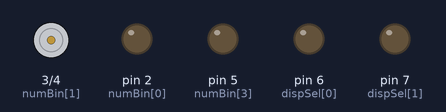
Bench run of a sketch on a simulated Arduino Uno, built with avr-gcc and run on an emulated ATmega328P. Shown: motor-driver pin pairs drawn as motors (green arrow = first pin HIGH = forward, orange = second pin HIGH = backward, longer = more drive), output pins drawn as LEDs (lit = HIGH). Random numbers use the default seed unless the sketch sets one.

Above: at 0.1 s.
At 7.6 s:
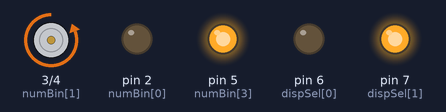
At 11.6 s:
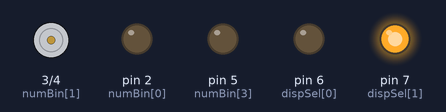
At 19.6 s:
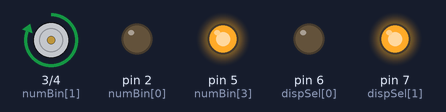
At 27.6 s:
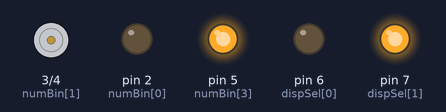
At 37.6 s:
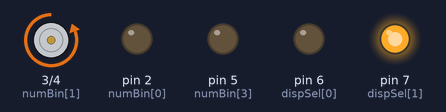
Timing chart, 0 to 40.0 s (numbered marks = the images above):
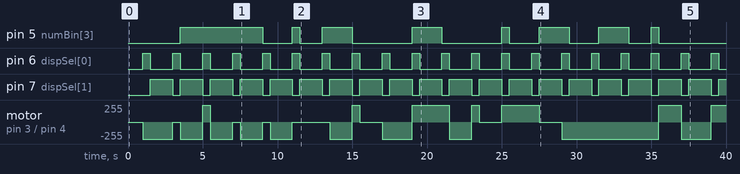

Measured:
- by itself, pin 5 (numBin[3]): LOW → HIGH at 3.5 s, → LOW 5.5 s later, → HIGH 2.0 s later, → LOW 0.50 s later, … (16 changes in this stretch)
- by itself, pin 6 (dispSel[0]): alternates HIGH for 0.50 s and LOW for 1.5 s
- by itself, pin 7 (dispSel[1]): alternates HIGH for 1.5 s and LOW for 0.50 s
- by itself, motor on pin 3 (numBin[1]) / pin 4 (numBin[2]): stopped → backward 255/255 at 1.0 s, → stopped 2.0 s later, → backward 255/255 0.50 s later, → forward 255/255 1.5 s later, … (24 changes in this stretch)

The sketch:

twodice.ino
```cpp
int numBin[]={2,3,4,5};
int dispSel[]={6,7};
int boton = 8;

byte digitos[7][4] ={
  {0,0,0,0},
  {0,0,0,1},
  {0,0,1,0},
  {0,0,1,1},
  {0,1,0,0},
  {0,1,0,1},
  {0,1,1,0}
};
void setup() {
  for(int i=0;i<4;i++) pinMode(numBin[i],OUTPUT);
  pinMode(dispSel[0],OUTPUT);
  pinMode(dispSel[1],OUTPUT);
  pinMode(boton,INPUT);
  digitalWrite(dispSel[0],LOW);
  digitalWrite(dispSel[1],LOW);
}

void loop() {
  static  int dice1;
  static int dice2;
 // if(digitalRead(boton)){
    dice1 = random(1,7);
    dice2 = random(1,7);
 // }

  delay(1000);

  updateDisplay(dice1,dice2);
}

void updateDisplay(int d1, int d2){
  digitalWrite(dispSel[0],HIGH);
  digitalWrite(dispSel[1],LOW);
  setSegments(d1);
  delay(500);
  digitalWrite(dispSel[0],LOW);
  digitalWrite(dispSel[1],HIGH);
  setSegments(d2);
  delay(500);
}

void setSegments (int n){
  for(int i=0;i<4;i++){
    digitalWrite(numBin[i], digitos[n][i]);
  }
}
```
